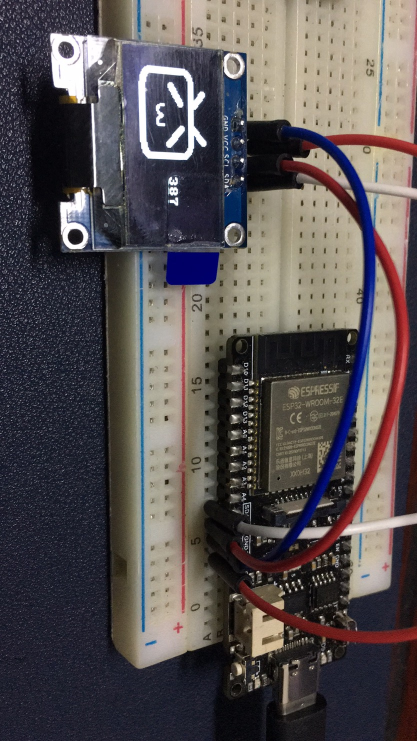
#> input picture bilibili3.jpg, 834 x 1482 px (shown at 1/2 size)
$ python image2bytearray.py bilibili3.jpg 5 5
#> lines starting #> are read from the running program, lines starting #| are printed output that depends on the picture
import sys
from io import BytesIO
from PIL import Image

# command: python3 image_to_bytearrary.py /path/to/image.jpg  width height

if len(sys.argv) > 1:
    path_to_image = str(sys.argv[1])
    x = int(sys.argv[2])
    y = int(sys.argv[3])

    img = Image.open(path_to_image).convert('1')
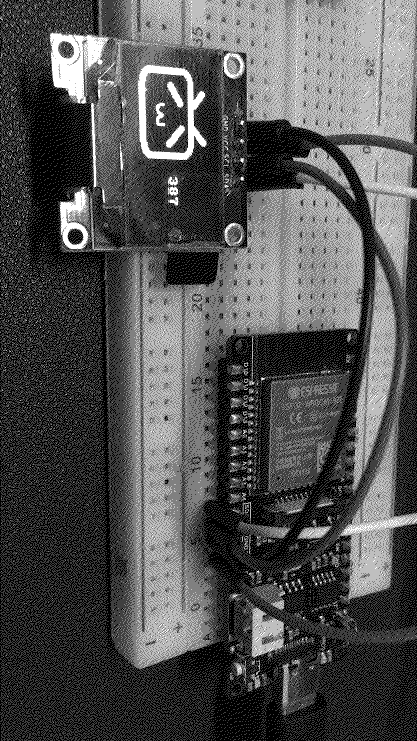
#> img: PIL image 834x1482 1 (shown at 1/2 size); 32.1% white in thin lines or dots
    resized_img = img.resize((x, y))
    buffer = BytesIO()
    resized_img.save(buffer, 'ppm')
    img_ba= buffer.getvalue()
    temp = len(str(x) + ' ' + str(y)) + 4
    print(img_ba[temp::])
else:
    print("Usage: image_to_bytearrary.py /path/to/image.jpg  width height ")
